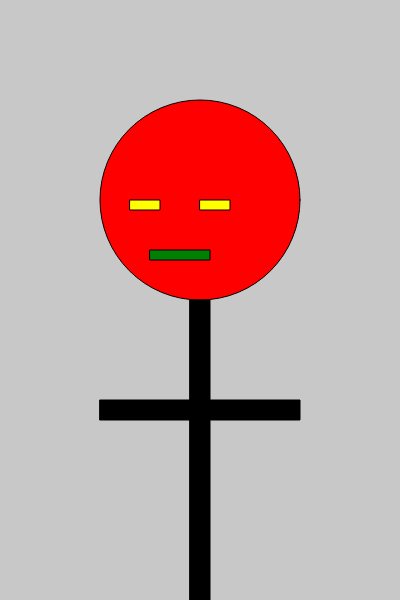
Frame 1 (no input)
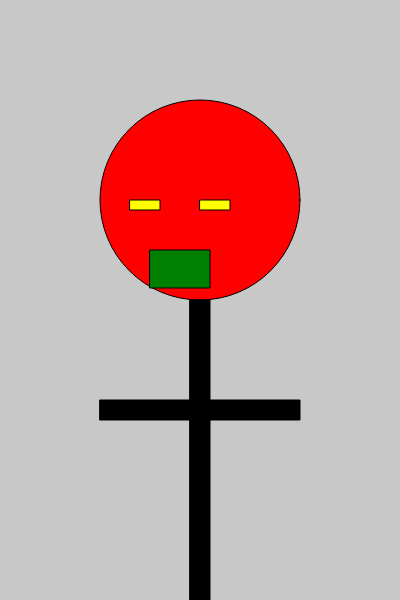
Frame 60 (no input)
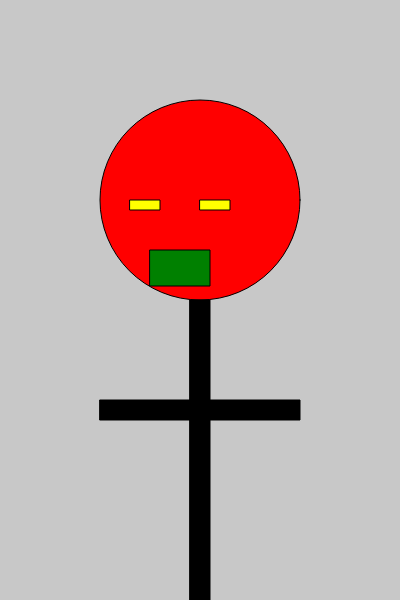
Frame 120 (the mouse pressed at the canvas centre since frame 60)

The p5.js sketch that drew these frames (run headless with seeded random() and noise() and a simulated clock; from frame 60 on, the mouse is pressed at the canvas centre):

// p5.js sketch
// ── sketch.js
// https://editor.p5js.org/jht9629-nyu/sketches/8DLaaau2E
// Day3 functions | if-conditions

// Global variables, available in all functions
let x = 150;
let h = 10;
let d = 0.2;
let s = -1;

function setup() {
  createCanvas(400, 600);
}

function draw() {
  background(200);

  drawFace();
  drawEyes();
  drawBody();

  drawMouth();
}

function drawFace() {
  // Face
  fill("red");
  circle(200, 200, 200);
}

function drawEyes() {
  // Eyes
  fill("yellow");
  rect(130, 200, 30, 10);
  rect(200, 200, 30, 10);
}

// TRY: use local variables and expressions to be more descriptive
function drawBody() {
  // Body
  fill(0);
  rect(190, 300, 20, 400);
  // let r = random(-10,10)
  // rect(100-r, 400, 200+r*2, 20);
  let x = 100;
  let y = 400;
  let w = 200;
  let h = 20;
  rect(x, y, w, h);
}

function drawMouth() {
  // Mouth
  fill("green");
  rect(x, 250, 60, h);

  // Open mouth
  h = h + 1;
  if (h > 40) {
    h = 10;
  }

  // Open and close cycle
  // h = h + s * d;
  // if (h > 30) {
  //   s = -1 * s;
  // }
  // if (h < 1) {
  //   s = -1 * s;
  // }

  // increase or decrease variable h
  // h = h + s * d;
  // if (h > 30 || h < 1) {
  //   // flip sign
  //   s = -1 * s;
  // }

  // h = 10 * (sin(frameCount/360 * TWO_PI) + 1.0);
}

// https://bmoren.github.io/p5js-cheat-sheet/

// Animation

// x = (x + 1) % width;
// x = x + 1;
// if (x > 200) {
//   x = 150;
// }

// circle(x, y, d)
// fill(v1, v2, v3)
// fill( value )
// rect(x, y, w, h)

// https://editor.p5js.org/jht9629-nyu/sketches/GmkAvUauV
// Day 1, 2 - basic animation
